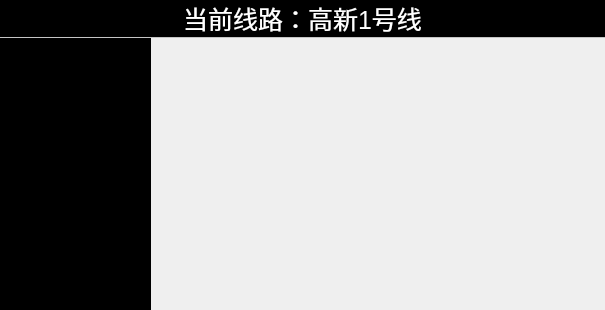
<?xml version="1.0" encoding="UTF-8"?>
<ui version="4.0">
 <class>MainWindow</class>
 <widget class="QMainWindow" name="MainWindow">
  <property name="geometry">
   <rect>
    <x>0</x>
    <y>0</y>
    <width>605</width>
    <height>310</height>
   </rect>
  </property>
  <property name="sizePolicy">
   <sizepolicy hsizetype="Fixed" vsizetype="Fixed">
    <horstretch>1</horstretch>
    <verstretch>1</verstretch>
   </sizepolicy>
  </property>
  <property name="windowTitle">
   <string>MainWindow</string>
  </property>
  <property name="styleSheet">
   <string notr="true"/>
  </property>
  <widget class="QWidget" name="centralWidget">
   <layout class="QVBoxLayout" name="verticalLayout" stretch="0,1">
    <property name="spacing">
     <number>0</number>
    </property>
    <property name="leftMargin">
     <number>0</number>
    </property>
    <property name="topMargin">
     <number>0</number>
    </property>
    <property name="rightMargin">
     <number>0</number>
    </property>
    <property name="bottomMargin">
     <number>0</number>
    </property>
    <item>
     <widget class="QWidget" name="widget_3" native="true">
      <property name="styleSheet">
       <string notr="true">background-color: rgb(0, 0, 0);</string>
      </property>
      <layout class="QVBoxLayout" name="verticalLayout_2">
       <property name="spacing">
        <number>0</number>
       </property>
       <property name="leftMargin">
        <number>0</number>
       </property>
       <property name="topMargin">
        <number>0</number>
       </property>
       <property name="rightMargin">
        <number>0</number>
       </property>
       <property name="bottomMargin">
        <number>0</number>
       </property>
       <item>
        <widget class="QLabel" name="label">
         <property name="font">
          <font>
           <pointsize>19</pointsize>
          </font>
         </property>
         <property name="styleSheet">
          <string notr="true">color: rgb(255, 255, 255);</string>
         </property>
         <property name="text">
          <string>当前线路：高新1号线</string>
         </property>
         <property name="alignment">
          <set>Qt::AlignCenter</set>
         </property>
        </widget>
       </item>
       <item>
        <widget class="QFrame" name="frame">
         <property name="minimumSize">
          <size>
           <width>0</width>
           <height>1</height>
          </size>
         </property>
         <property name="maximumSize">
          <size>
           <width>16777215</width>
           <height>16777215</height>
          </size>
         </property>
         <property name="styleSheet">
          <string notr="true">background-color: rgb(255, 255, 255);</string>
         </property>
         <property name="frameShape">
          <enum>QFrame::StyledPanel</enum>
         </property>
         <property name="frameShadow">
          <enum>QFrame::Raised</enum>
         </property>
        </widget>
       </item>
      </layout>
     </widget>
    </item>
    <item>
     <layout class="QHBoxLayout" name="horizontalLayout" stretch="2,6">
      <property name="spacing">
       <number>0</number>
      </property>
      <item>
       <widget class="QWidget" name="widgetMain" native="true">
        <property name="styleSheet">
         <string notr="true">background-color: rgb(0, 0, 0);</string>
        </property>
        <layout class="QGridLayout" name="gridLayout_3">
         <property name="leftMargin">
          <number>0</number>
         </property>
         <property name="topMargin">
          <number>0</number>
         </property>
         <property name="rightMargin">
          <number>0</number>
         </property>
         <property name="bottomMargin">
          <number>0</number>
         </property>
         <property name="spacing">
          <number>0</number>
         </property>
        </layout>
       </widget>
      </item>
      <item>
       <widget class="QWidget" name="widgetSub" native="true">
        <layout class="QGridLayout" name="gridLayout">
         <property name="leftMargin">
          <number>0</number>
         </property>
         <property name="topMargin">
          <number>0</number>
         </property>
         <property name="rightMargin">
          <number>0</number>
         </property>
         <property name="bottomMargin">
          <number>0</number>
         </property>
         <property name="spacing">
          <number>0</number>
         </property>
         <item row="0" column="0">
          <layout class="QGridLayout" name="gridLayoutVideos">
           <property name="leftMargin">
            <number>1</number>
           </property>
           <property name="topMargin">
            <number>1</number>
           </property>
           <property name="rightMargin">
            <number>1</number>
           </property>
           <property name="bottomMargin">
            <number>1</number>
           </property>
           <property name="spacing">
            <number>1</number>
           </property>
          </layout>
         </item>
        </layout>
       </widget>
      </item>
     </layout>
    </item>
   </layout>
  </widget>
 </widget>
 <layoutdefault spacing="6" margin="11"/>
 <resources/>
 <connections/>
</ui>
